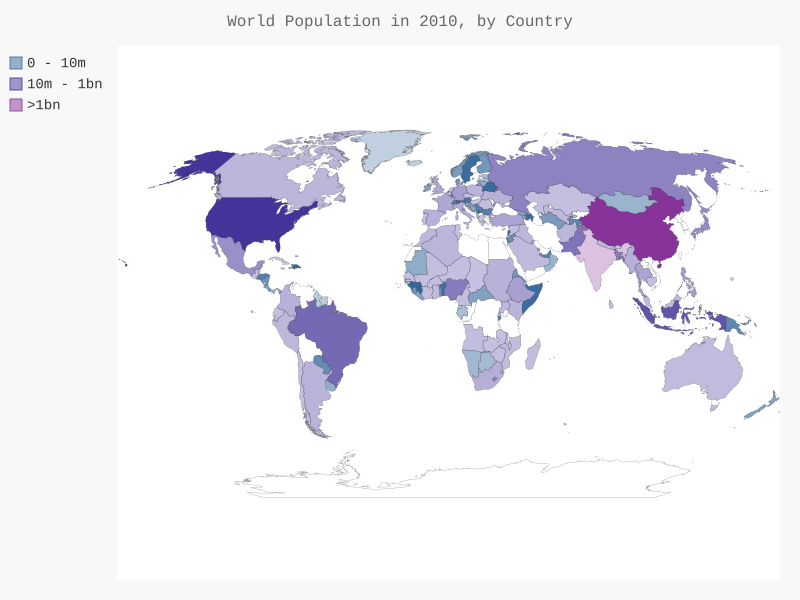

This chart was generated by the following Python code:
import json;
from country_codes import get_country_code;
import pygal_maps_world.maps as MP;
from pygal.style import RotateStyle as RS, LightColorizedStyle as LCS;

filename = "population_data.json";
with open(filename) as f:
    pop_data = json.load(f);#Transform the data into a list;
cc_populations = {};
for pop_dict in pop_data:
    if(pop_dict["Year"] == "2010"):
        country = pop_dict["Country Name"];
        population = int(float(pop_dict["Value"]));#Some data are floats;
        code = get_country_code(country);
        if(code):
            cc_populations[code] = population;
        else:
            print("ERROR - " + country);


cc_pops_1, cc_pops_2, cc_pops_3 = {}, {}, {};
for cc, pops in cc_populations.items():
    if(pops < 10000000):
        cc_pops_1[cc] = pops;
    elif(pops < 1000000000):
        cc_pops_2[cc] = pops;
    else:
        cc_pops_3[cc] = pops;

wm_style = RS("#336699", base_style = LCS);
#wm_style = LightColorizedStyle;
#wm_style = RotateStyle("#330000");#RGB
wm = MP.World(style = wm_style);

wm.title = "World Population in 2010, by Country";
wm.add("0 - 10m", cc_pops_1);
wm.add("10m - 1bn", cc_pops_2);
wm.add(">1bn", cc_pops_3);

#Darker color for larger number and vice versa;

wm.render_to_file("world_population.svg");
